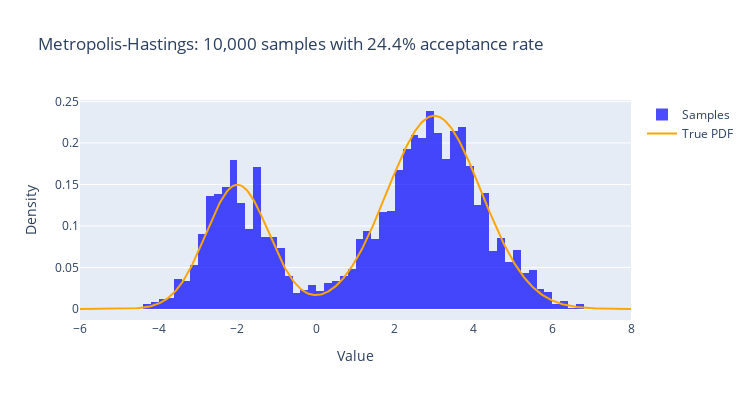

The notebook cell saved with this chart:
### Markdown cell above
### The Metropolis-Hastings Algorithm

While Monte Carlo integration is powerful, it assumes we can directly sample from the distribution of interest. In Bayesian inference, we typically can only evaluate the unnormalized posterior $\tilde{p}(\theta|x) = p(x|\theta)p(\theta)$. The Metropolis-Hastings algorithm provides an elegant solution to this problem.

#### The Algorithm

The Metropolis-Hastings algorithm generates a Markov chain whose stationary distribution is the target posterior distribution. The key insight is the **Metropolis acceptance criterion**, which ensures detailed balance:

$$A(\theta^* | \theta) = \min\left\{1, \frac{\tilde{p}(\theta^*)}{\tilde{p}(\theta)} \cdot \frac{q(\theta|\theta^*)}{q(\theta^*|\theta)}\right\}$$

where:
- $\tilde{p}(\theta)$ is the unnormalized posterior
- $q(\theta^*|\theta)$ is the proposal distribution
- $A(\theta^* | \theta)$ is the acceptance probability

This criterion automatically adjusts for asymmetric proposals and ensures the chain converges to the correct distribution.

Let's implement the general Metropolis-Hastings algorithm:

### Code cell
def metropolis_hastings(pdf, prop_dist, init=0):
    """General Metropolis-Hastings sampler.
    
    Args:
        pdf: Target probability density function (unnormalized is ok)
        prop_dist: Proposal distribution (scipy.stats distribution)
        init: Initial value
        
    Yields:
        (sample, accepted): Current sample and whether it was accepted
    """
    current = init
    while True:
        # Propose new state from proposal distribution
        prop = prop_dist.rvs()
        
        # Calculate acceptance ratio
        p_accept = min(1, pdf(prop) / pdf(current) * 
                      prop_dist.pdf(current) / prop_dist.pdf(prop))
        
        # Accept or reject
        accept = np.random.rand() < p_accept
        if accept:
            current = prop
        yield current, accept
        
def gen_samples(draws, sampler):
    """Generate samples from a sampler."""
    samples = np.empty(draws)
    accepts = 0
    for idx, (z, accept) in takewhile(lambda j: j[0] < draws, enumerate(sampler)):
        accepts += accept
        samples[idx] = z
    return samples, accepts

# Example: Sample from a mixture of Gaussians
def target_pdf(x):
    """Mixture of two Gaussians"""
    return 0.3 * st.norm.pdf(x, -2, 0.8) + 0.7 * st.norm.pdf(x, 3, 1.2)

# Use a wide normal as proposal
proposal_dist = st.norm(0, 10)

# Generate samples
samples, accepts = gen_samples(10_000, metropolis_hastings(target_pdf, proposal_dist))

# Visualize results
t = np.linspace(-6, 8, 500)
pdf_values = [target_pdf(x) for x in t]

hist = go.Histogram(
    x=samples,
    histnorm='probability density',
    name='Samples',
    marker=dict(color='rgba(0, 0, 255, 0.7)')
)

pdf_curve = go.Scatter(
    x=t, y=pdf_values,
    mode='lines',
    name='True PDF',
    line=dict(color='orange', width=2)
)

go.Figure(
    data=[hist, pdf_curve]
).update_layout(
    title=f'Metropolis-Hastings: {samples.size:,d} samples with {100 * accepts / samples.size:.1f}% acceptance rate',
    xaxis_title='Value',
    yaxis_title='Density',
    width=750,
    height=400
)

### Figure 1 — Plotly figure (JSON) as saved in the notebook; plotly's stock layout.template omitted (floating-point values rounded to 4 significant figures; data arrays with more than 128 entries replaced by an {"elided": "..."} marker saying what was removed)
{"data": [{"histnorm": "probability density", "marker": {"color": "rgba(0, 0, 255, 0.7)"}, "name": "Samples", "type": "histogram", "x": {"elided": "10000 float values"}}, {"line": {"color": "orange", "width": 2}, "mode": "lines", "name": "True PDF", "type": "scatter", "x": {"elided": "500 float values"}, "y": {"elided": "500 float values"}}], "layout": {"height": 400, "title": {"text": "Metropolis-Hastings: 10,000 samples with 24.4% acceptance rate"}, "width": 750, "xaxis": {"title": {"text": "Value"}}, "yaxis": {"title": {"text": "Density"}}}}
